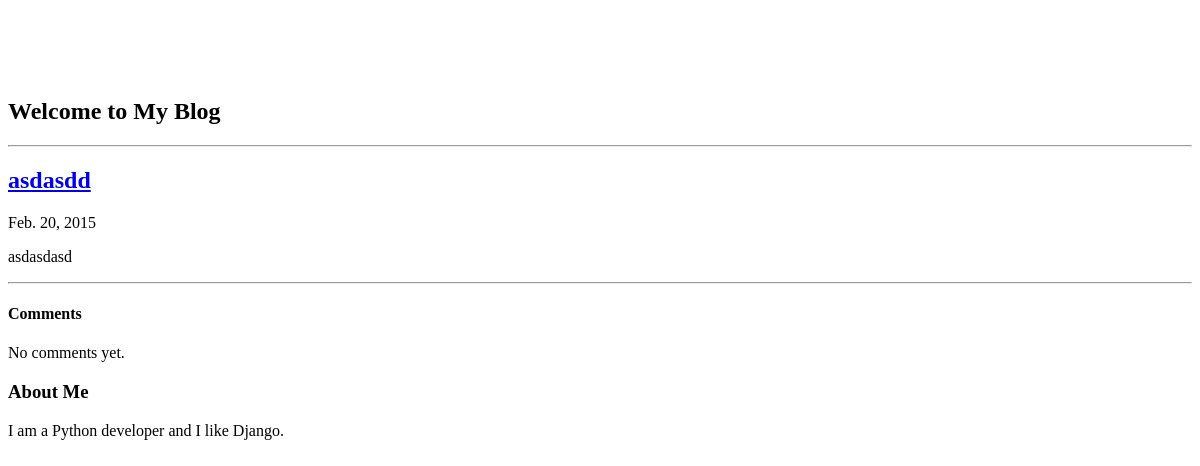
Page /2/ on the committed database.
### tdd/models.py (models this page shows, shortened)
class Entry(models.Model):
    title = models.CharField(max_length=500)
    author = models.ForeignKey('auth.User')
    body = models.TextField()
    created_at = models.DateTimeField(auto_now_add=True, editable=False)
    modified_at = models.DateTimeField(auto_now=True, editable=False)
    def get_absolute_url(self):
        return reverse('entry_detail', kwargs={'pk': self.pk})
    class Meta:
        verbose_name_plural = 'entries'

### tdd/views.py (the view)
# urls.py: url(r'^(?P<pk>\d+)/$', views.EntryDetail.as_view(), name='entry_detail'),
class EntryDetail(DetailView):
    model = Entry

### tdd/templates/tdd/entry_detail.html
{% extends "base.html" %}
{% block content %}
    {% include "_entry.html" with entry=entry only %}
    <hr>
    <h4>Comments</h4>
    {% for comment in entry.comment_set.all %}
        <p><em>Posted by {{ comment.name }}</em></p>
        {{ comment|linebreaks }}
    {% empty %}
        No comments yet.
    {% endfor %}
{% endblock %}

### tdd/templates/_entry.html (shortened to what this page needs)
<article>
    <h2><a href="{{ entry.get_absolute_url }}">{{ entry.title }}</a></h2>
    <p class="subheader">
        <time>{{ entry.modified_at|date }}</time>
    </p>
    {{ entry.body|linebreaks }}
</article>

### static/standard.css (style rules this page uses)
html, body { overflow-x: hidden; }
body { padding-top: 70px; }

### rows in the picture
Entry: title "asdasdd", modified_at "Feb. 20, 2015", body "asdasdasd"
